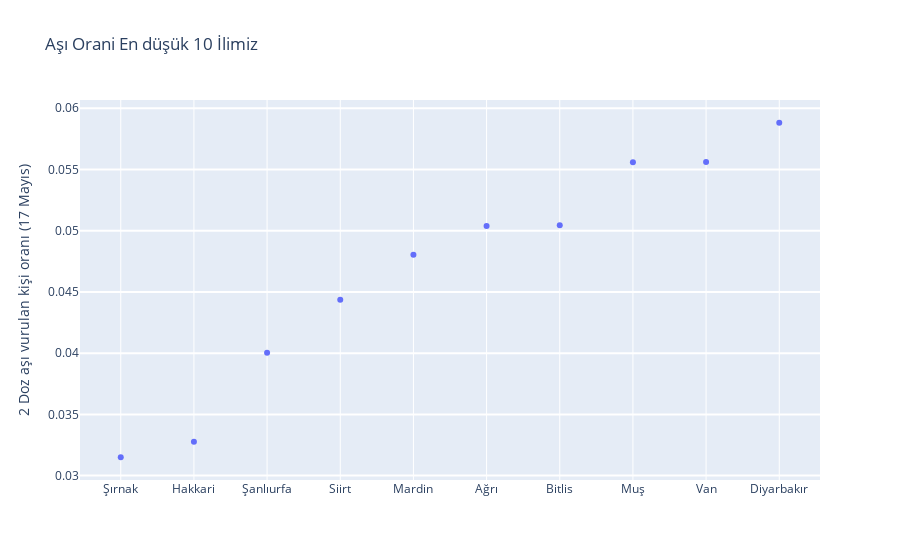

Notebook source saved alongside this figure:
### Markdown cell above
### Aşı oranı hakkında görselleştirme

### Code cell
veri_paleti_v4 = veri_paleti.sort_values('AsiOrani')
veri_paleti_v4 = veri_paleti_v4[0:10]

fig = go.FigureWidget([go.Scatter(x=veri_paleti_v4.index, y=veri_paleti_v4['AsiOrani'], mode='markers')])

fig.update_layout(
    title='Aşı Orani En düşük 10 İlimiz',
    yaxis=dict(
        title='2 Doz aşı vurulan kişi oranı (17 Mayıs)',
        gridcolor='white',
        gridwidth=2,
    ) 
)

fig.show()

### Figure 1 — Plotly figure (JSON) as saved in the notebook; plotly's stock layout.template omitted (floating-point values rounded to 4 significant figures)
{"data": [{"mode": "markers", "type": "scatter", "uid": "91316ba8-3035-435a-8334-2381c53bcc2f", "x": ["Şırnak", "Hakkari", "Şanlıurfa", "Siirt", "Mardin", "Ağrı", "Bitlis", "Muş", "Van", "Diyarbakır"], "y": [0.0315, 0.03276, 0.04004, 0.04437, 0.04805, 0.05038, 0.05045, 0.05559, 0.05561, 0.05882]}], "layout": {"title": {"text": "Aşı Orani En düşük 10 İlimiz"}, "yaxis": {"gridcolor": "white", "gridwidth": 2, "title": {"text": "2 Doz aşı vurulan kişi oranı (17 Mayıs)"}}}}
